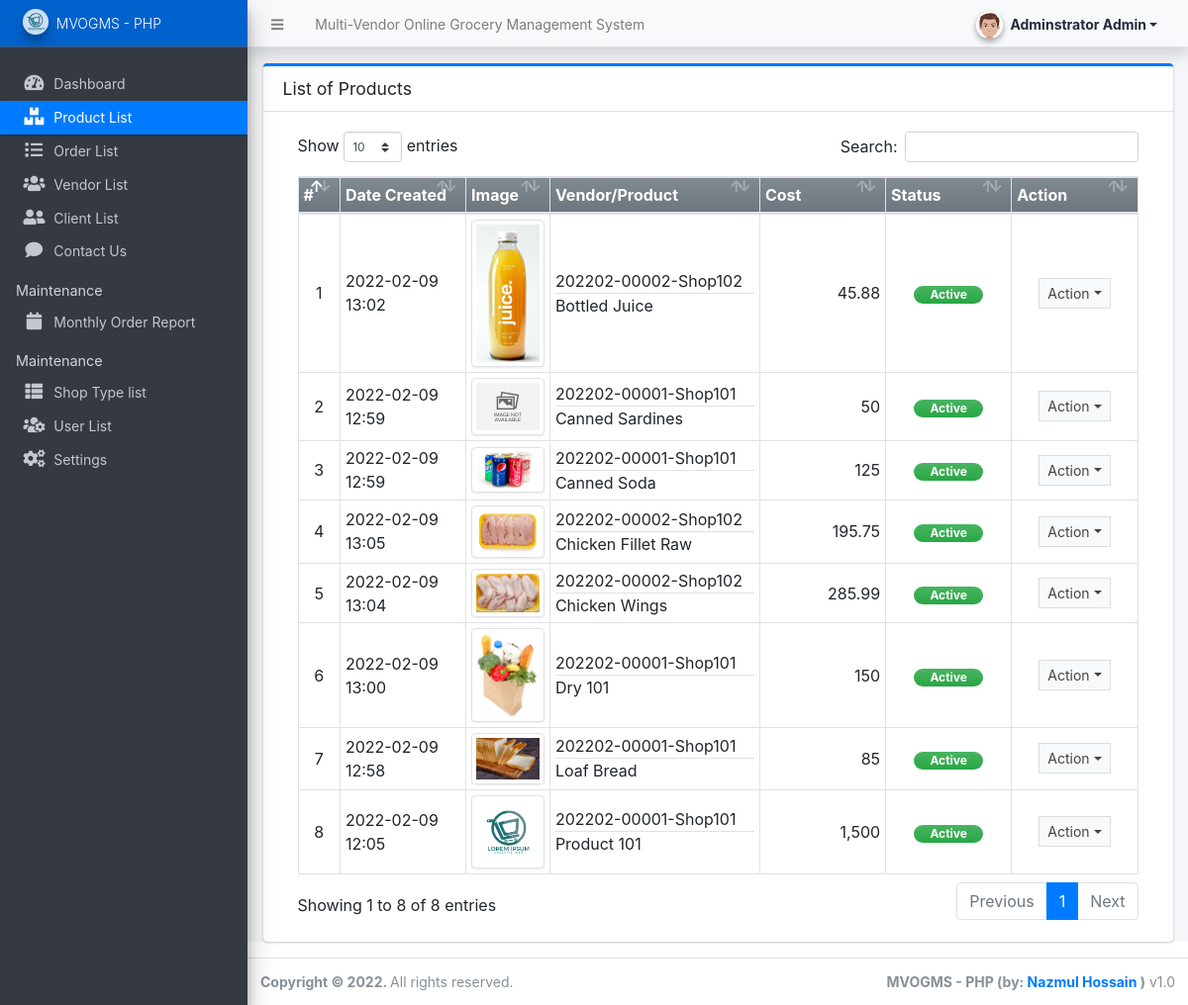
The page /admin/?page=products (signed in) on the database as committed earlier.
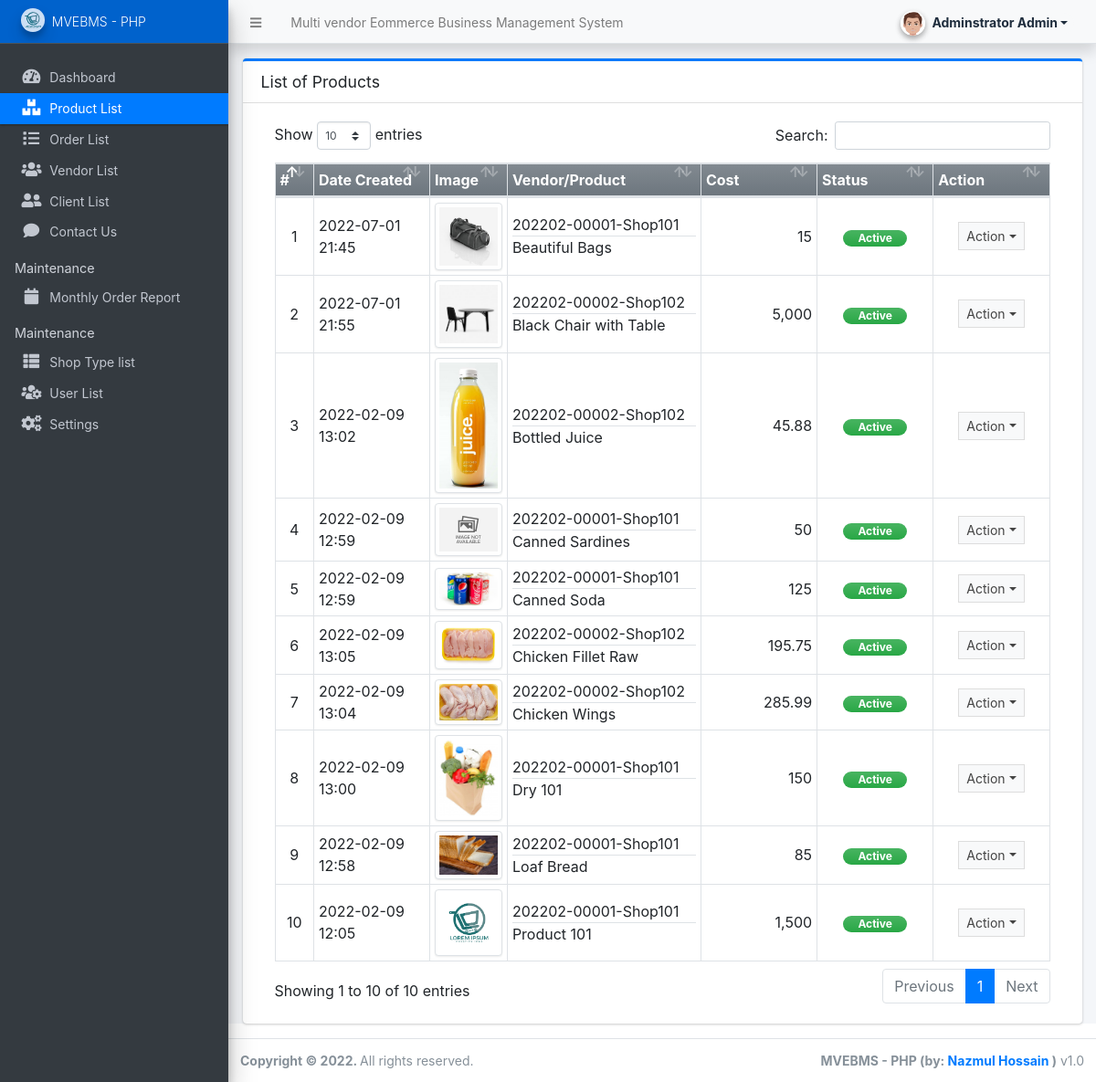
The same page on the database as committed later.
### tables this page shows
CREATE TABLE `product_list` (
  `id` int(30) NOT NULL,
  `vendor_id` int(30) DEFAULT NULL,
  `category_id` int(30) DEFAULT NULL,
  `name` text NOT NULL,
  `description` text NOT NULL,
  `price` double NOT NULL DEFAULT 0,
  `image_path` text DEFAULT NULL,
  `status` tinyint(1) NOT NULL DEFAULT 1,
  `delete_flag` tinyint(1) NOT NULL DEFAULT 0,
  `date_created` datetime NOT NULL DEFAULT current_timestamp(),
  `date_updated` datetime DEFAULT NULL ON UPDATE current_timestamp()
);

CREATE TABLE `vendor_list` (
  `id` int(30) NOT NULL,
  `code` varchar(100) NOT NULL,
  `shop_type_id` int(30) NOT NULL,
  `shop_name` text NOT NULL,
  `shop_owner` text NOT NULL,
  `contact` text NOT NULL,
  `username` text NOT NULL,
  `password` text NOT NULL,
  `avatar` text DEFAULT NULL,
  `status` tinyint(1) NOT NULL DEFAULT 1,
  `delete_flag` tinyint(1) NOT NULL DEFAULT 0,
  `date_created` datetime NOT NULL DEFAULT current_timestamp(),
  `date_updated` datetime DEFAULT NULL ON UPDATE current_timestamp()
);

### config.php (called while the page is built, shortened)
<?php
require_once('classes/DBConnection.php');
require_once('classes/SystemSettings.php');
function validate_image($file){
    $file = explode("?",$file)[0];
	if(!empty($file)){
		if(is_file(base_app.$file)){
			return base_url.$file;
		}else{
			return base_url.'dist/img/no-image-available.png';
		}
	}else{
		return base_url.'dist/img/no-image-available.png';
	}
}
function isMobileDevice(){
    $aMobileUA = array(
        '/iphone/i' => 'iPhone',
        '/ipod/i' => 'iPod',
        '/ipad/i' => 'iPad',
        '/android/i' => 'Android',
        '/blackberry/i' => 'BlackBerry',
        '/webos/i' => 'Mobile'
    );
    return false;
}
function format_num($number = 0, $max_decimal = ''){
    if(is_numeric($number)){
        $ex = explode('.',$number);
        $dec = isset($ex[1]) ? strlen($ex[1]) : 0;
        if(empty($max_decimal) || (is_numeric($max_decimal) && $max_decimal >= $dec)){
            return number_format($number,$dec);
        }else{
            if(is_numeric($max_decimal))
                return number_format($number,$max_decimal);
            else
                return "Invalid Maximum Decimal";
        }
    }else{
        return "Invalid Number";
    }
}
?>

### classes/DBConnection.php (called while the page is built, shortened)
<?php
class DBConnection{
    private $host = DB_SERVER;
    private $username = DB_USERNAME;
    private $password = DB_PASSWORD;
    private $database = DB_NAME;
    public $conn;
    public function __construct(){
        if (!isset($this->conn)) {
            $this->conn = new mysqli($this->host, $this->username, $this->password, $this->database);
        }
    }
}
?>

### classes/SystemSettings.php (called while the page is built, shortened)
<?php
class SystemSettings extends DBConnection{
	function userdata($field = ''){
		if(!empty($field)){
			if(isset($_SESSION['userdata'][$field]))
				return $_SESSION['userdata'][$field];
			else
				return null;
		}else{
			return false;
		}
	}
	function info($field=''){
		if(!empty($field)){
			if(isset($_SESSION['system_info'][$field]))
				return $_SESSION['system_info'][$field];
			else
				return false;
		}else{
			return false;
		}
	}
}
$_settings = new SystemSettings();
?>

### admin/products/index.php (the view, shortened to what this page needs)
<div class="card card-outline card-primary">
	<div class="card-header">
		<h3 class="card-title">List of Products</h3>
	</div>
	<div class="card-body">
		<div class="container-fluid">
        <div class="container-fluid">
			<table class="table table-bordered table-stripped">
				<colgroup>
					<col width="5%">
					<col width="15%">
					<col width="10%">
					<col width="25%">
					<col width="15%">
					<col width="15%">
					<col width="15%">
				</colgroup>
				<thead>
					<tr class="bg-gradient-secondary">
						<th>#</th>
						<th>Date Created</th>
						<th>Image</th>
						<th>Vendor/Product</th>
						<th>Cost</th>
						<th>Status</th>
						<th>Action</th>
					</tr>
				</thead>
				<tbody>
					<?php
					$i = 1;
						$qry = $conn->query("SELECT p.*,v.code, v.shop_name as `vendor` from `product_list` p inner join vendor_list v on p.vendor_id = v.id where p.delete_flag = 0 order by p.`name` asc ");
						while($row = $qry->fetch_assoc()):
					?>
						<tr>
							<td class="text-center"><?php echo $i++; ?></td>
							<td><?php echo date("Y-m-d H:i",strtotime($row['date_created'])) ?></td>
							<td class="text-center"><img src="<?= validate_image($row['image_path']) ?>" alt="Product Image" class="border border-gray img-thumbnail product-img"></td>
							<td>
								<div class="border-bottom text-truncate"><?= $row['code'].'-'.$row['vendor'] ?></div>
								<div class="text-truncate"><?= $row['name'] ?></div>
							</td>
							<td class="text-right"><?php echo format_num($row['price']) ?></td>
							<td class="text-center">
                                <?php if($row['status'] == 1): ?>
                                    <span class="badge badge-success bg-gradient-success px-3 rounded-pill">Active</span>
                                <?php else: ?>
                                    <span class="badge badge-danger bg-gradient-danger px-3 rounded-pill">Inactive</span>
                                <?php endif; ?>
                            </td>
							<td align="center">
								 <button type="button" class="btn btn-flat btn-default btn-sm dropdown-toggle dropdown-icon" data-toggle="dropdown">
				                  		Action
				                  </button>
							</td>
						</tr>
					<?php endwhile; ?>
				</tbody>
			</table>
		</div>
		</div>
	</div>
</div>

### admin/index.php (shortened to what this page needs)
<?php require_once('../config.php'); ?>
 <!DOCTYPE html>
<html lang="en" class="" style="height: auto;">
<?php require_once('inc/header.php') ?>
  <body class="sidebar-mini layout-fixed control-sidebar-slide-open layout-navbar-fixed sidebar-mini-md sidebar-mini-xs" data-new-gr-c-s-check-loaded="14.991.0" data-gr-ext-installed="" style="height: auto;">
    <div class="wrapper">
     <?php require_once('inc/topBarNav.php') ?>
     <?php require_once('inc/navigation.php') ?>
     <?php $page = isset($_GET['page']) ? $_GET['page'] : 'home';  ?>
      <div class="content-wrapper pt-3" style="min-height: 567.854px;">
        <section class="content">
          <div class="container-fluid">
            <?php
              if(!file_exists($page.".php") && !is_dir($page)){
                  include '404.html';
              }else{
                if(is_dir($page))
                  include $page.'/index.php';
                else
                  include $page.'.php';
              }
            ?>
          </div>
        </section>
      </div>
      <?php require_once('inc/footer.php') ?>
  </body>
</html>

### admin/inc/header.php (shortened to what this page needs)
<head>
    <link rel="stylesheet" href="<?php echo base_url ?>plugins/fontawesome-free/css/all.min.css">
    <link rel="stylesheet" href="<?php echo base_url ?>plugins/tempusdominus-bootstrap-4/css/tempusdominus-bootstrap-4.min.css">
  <link rel="stylesheet" href="<?php echo base_url ?>plugins/datatables-bs4/css/dataTables.bootstrap4.min.css">
  <link rel="stylesheet" href="<?php echo base_url ?>plugins/datatables-responsive/css/responsive.bootstrap4.min.css">
  <link rel="stylesheet" href="<?php echo base_url ?>plugins/datatables-buttons/css/buttons.bootstrap4.min.css">
  <link rel="stylesheet" href="<?php echo base_url ?>plugins/select2/css/select2.min.css">
  <link rel="stylesheet" href="<?php echo base_url ?>plugins/select2-bootstrap4-theme/select2-bootstrap4.min.css">
    <link rel="stylesheet" href="<?php echo base_url ?>plugins/icheck-bootstrap/icheck-bootstrap.min.css">
    <link rel="stylesheet" href="<?php echo base_url ?>plugins/jqvmap/jqvmap.min.css">
    <link rel="stylesheet" href="<?php echo base_url ?>dist/css/adminlte.css">
    <link rel="stylesheet" href="<?php echo base_url ?>dist/css/custom.css">
    <link rel="stylesheet" href="<?php echo base_url ?>plugins/overlayScrollbars/css/OverlayScrollbars.min.css">
    <link rel="stylesheet" href="<?php echo base_url ?>plugins/daterangepicker/daterangepicker.css">
    <link rel="stylesheet" href="<?php echo base_url ?>plugins/summernote/summernote-bs4.min.css">
  <link rel="stylesheet" href="<?php echo base_url ?>plugins/sweetalert2-theme-bootstrap-4/bootstrap-4.min.css">
  </head>

### admin/inc/topBarNav.php (shortened to what this page needs)
<nav class="main-header navbar navbar-expand navbar-light text-sm shadow">
  <ul class="navbar-nav">
    <li class="nav-item">
    <a class="nav-link" data-widget="pushmenu" href="#" role="button"><i class="fas fa-bars"></i></a>
    </li>
    <li class="nav-item d-none d-sm-inline-block">
      <a href="<?php echo base_url ?>" class="nav-link"><?php echo (!isMobileDevice()) ? $_settings->info('name'):$_settings->info('short_name'); ?></a>
    </li>
  </ul>
  <ul class="navbar-nav ml-auto">
    <li class="nav-item">
      <div class="btn-group nav-link">
            <button type="button" class="btn btn-rounded badge badge-light dropdown-toggle dropdown-icon" data-toggle="dropdown">
              <span><img src="<?php echo validate_image($_settings->userdata('avatar')) ?>" class="img-circle elevation-2 user-img" alt="User Image"></span>
              <span class="ml-3"><?php echo ucwords($_settings->userdata('firstname').' '.$_settings->userdata('lastname')) ?></span>
            </button>
        </div>
    </li>
  </ul>
</nav>

### admin/inc/navigation.php (shortened to what this page needs)
<aside class="main-sidebar sidebar-dark-primary elevation-4 sidebar-no-expand">
  <a href="<?php echo base_url ?>admin" class="brand-link bg-primary text-sm">
  <img src="<?php echo validate_image($_settings->info('logo'))?>" alt="Store Logo" class="brand-image img-circle elevation-3" style="opacity: .8;width: 1.6rem;height: 1.6rem;max-height: unset">
  <span class="brand-text font-weight-light"><?php echo $_settings->info('short_name') ?></span>
  </a>
  <div class="sidebar os-host os-theme-light os-host-overflow os-host-overflow-y os-host-resize-disabled os-host-transition os-host-scrollbar-horizontal-hidden">
    <div class="os-content-glue" style="margin: 0px -8px; width: 249px; height: 646px;"></div>
    <div class="os-padding">
      <div class="os-viewport os-viewport-native-scrollbars-invisible" style="overflow-y: scroll;">
        <div class="os-content" style="padding: 0px 8px; height: 100%; width: 100%;">
          <nav class="mt-4">
             <ul class="nav nav-pills nav-sidebar flex-column text-sm nav-compact nav-flat nav-child-indent nav-collapse-hide-child" data-widget="treeview" role="menu" data-accordion="false">
              <li class="nav-item dropdown">
                <a href="./" class="nav-link nav-home">
                  <i class="nav-icon fas fa-tachometer-alt"></i>
                  <p>
                    Dashboard
                  </p>
                </a>
              </li>
              <li class="nav-item dropdown">
                <a href="<?php echo base_url ?>admin/?page=products" class="nav-link nav-products">
                  <i class="nav-icon fas fa-boxes"></i>
                  <p>
                    Product List
                  </p>
                </a>
              </li>
              <li class="nav-item dropdown">
                <a href="<?php echo base_url ?>admin/?page=orders" class="nav-link nav-orders">
                  <i class="nav-icon fas fa-list"></i>
                  <p>
                    Order List
                  </p>
                </a>
              </li>
              <li class="nav-item dropdown">
                <a href="<?php echo base_url ?>admin/?page=vendors" class="nav-link nav-vendors">
                  <i class="nav-icon fas fa-users"></i>
                  <p>
                    Vendor List
                  </p>
                </a>
              </li>
              <li class="nav-item dropdown">
                <a href="<?php echo base_url ?>admin/?page=clients" class="nav-link nav-clients">
                  <i class="nav-icon fas fa-user-friends"></i>
                  <p>
                    Client List
                  </p>
                </a>
              </li>
              <li class="nav-item dropdown">
                <a href="<?php echo base_url ?>admin/?page=contact" class="nav-link nav-contact">
                  <i class="nav-icon fas fa-comment"></i>
                  <p>
                    Contact Us
                  </p>
                </a>
              </li>
              <li class="nav-header">Maintenance</li>
              <li class="nav-item dropdown">
                <a href="<?php echo base_url ?>admin/?page=reports/order_reports" class="nav-link nav-reports_order_reports">
                  <i class="nav-icon fas fa-calendar"></i>
                  <p>
                    Monthly Order Report
                  </p>
                </a>
              </li>
              <?php if($_settings->userdata('type') == 1): ?>
              <li class="nav-header">Maintenance</li>
              <li class="nav-item dropdown">
                <a href="<?php echo base_url ?>admin/?page=shop_types" class="nav-link nav-shop_types">
                  <i class="nav-icon fas fa-th-list"></i>
                  <p>
                    Shop Type list
                  </p>
                </a>
              </li>
              <li class="nav-item dropdown">
                <a href="<?php echo base_url ?>admin/?page=user/list" class="nav-link nav-user_list">
                  <i class="nav-icon fas fa-users-cog"></i>
                  <p>
                    User List
                  </p>
                </a>
              </li>
              <li class="nav-item dropdown">
                <a href="<?php echo base_url ?>admin/?page=system_info" class="nav-link nav-system_info">
                  <i class="nav-icon fas fa-cogs"></i>
                  <p>
                    Settings
                  </p>
                </a>
              </li>
              <?php endif; ?>
            </ul>
          </nav>
        </div>
      </div>
    </div>
  </div>
</aside>

### admin/inc/footer.php (shortened to what this page needs)
<footer class="main-footer text-sm">
        <strong>Copyright © <?php echo date('Y') ?>.
        </strong>
        All rights reserved.
        <div class="float-right d-none d-sm-inline-block">
          <b><?php echo $_settings->info('short_name') ?> (by: <a href="mailto:mdpappu006@gmail.com" target="blank">Nazmul Hossain</a> )</b> v1.0
        </div>
      </footer>
    </div>

### admin/inc/topBarNav.php (style rules this page uses)
.user-img { position: absolute; height: 27px; width: 27px; object-fit: cover; left: -7%; top: -12%; }
.btn-rounded { border-radius: 50px; }

### admin/products/index.php (style rules this page uses)
.product-img { width: calc(100%); height: auto; max-width: 5em; object-fit:scale-down; object-position:center center; }

Rows that differ between the two databases and show on the page:
added product_list: date_created "2022-07-01 21:45", shows a picture, vendor.code "202202-00001", vendor.shop_name "Shop101", name "Beautiful Bags", price "15", status "Active"
added product_list: date_created "2022-07-01 21:55", shows a picture, vendor.code "202202-00002", vendor.shop_name "Shop102", name "Black Chair with Table", price "5,000", status "Active"
Other text that changed with them:
$_settings->info('name'): "Multi-Vendor Online Grocery Management System" → "Multi vendor Eommerce Business Management System"
$_settings->info('short_name'): "MVOGMS - PHP" → "MVEBMS - PHP"
text written by a page script: "Show entries Search: Showing 1 to 8 of 8 entries Previous 1 Next" → "Show entries Search: Showing 1 to 10 of 10 entries Previous 1 Next"
